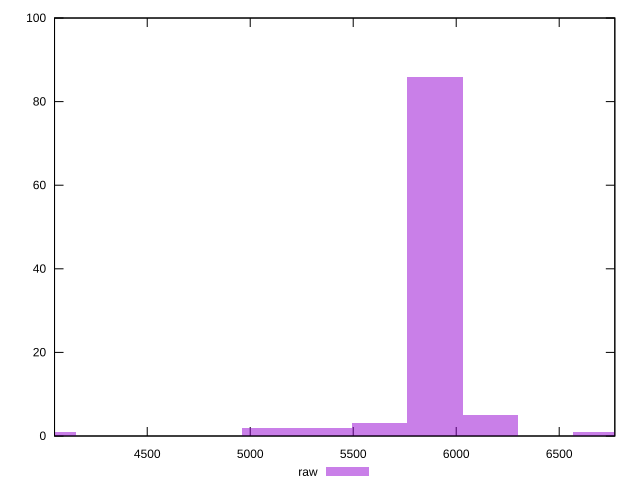

Write gnuplot code to recreate this figure.
reset

$raw <<EOF
5092.495381383646 2
6164.599672201256 5
5896.573599496854 86
5360.521454088049 2
5628.547526792451 3
6700.651817610062 1
4020.391090566037 1
EOF

set key outside below
set boxwidth 268.02607270440245
set xrange [4050:6770]
set yrange [0:100]
set trange [0:100]
set style fill transparent solid 0.5 noborder
set terminal svg size 640, 490 enhanced background rgb 'white'
set output "report_00017_2021-02-10T15-08-03.406Z/unused-javascript/samples/pages/raw/histogram.svg"

plot $raw title "raw" with boxes

reset
